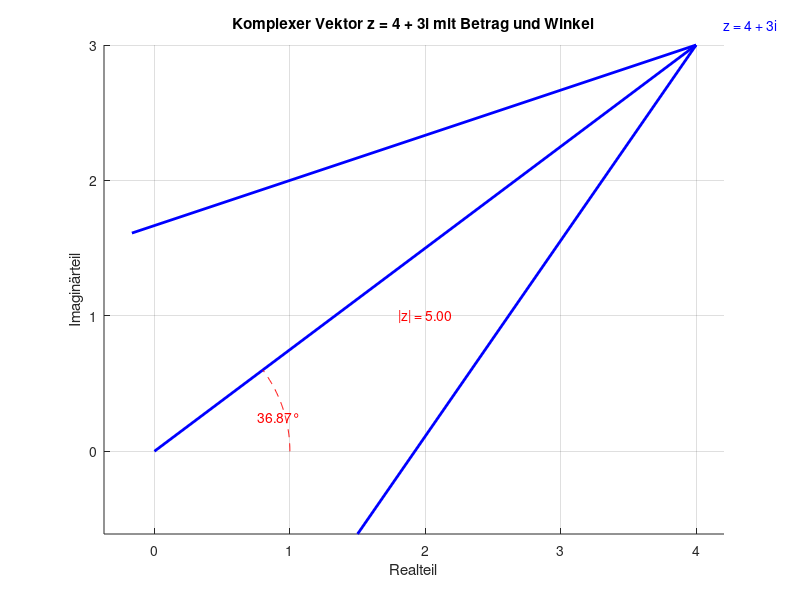

The MATLAB script that drew this image:
% Komplexe Zahl definieren
z = 4 + 3i;

% Real- und Imaginärteil
x = real(z);
y = imag(z);

% Betrag (Amplitude) und Winkel (Argument)
amplitude = abs(z);
theta_rad = angle(z);
theta_deg = rad2deg(theta_rad);

% Plot vorbereiten
figure;
hold on;
grid on;
axis equal;

% Vektor zeichnen (als Pfeil)
quiver(0, 0, x, y, 0, 'LineWidth', 2, 'Color', 'b', 'MaxHeadSize', 0.5);
text(x*1.05, y*1.05, ['z = 4 + 3i'], 'FontSize', 10, 'Color', 'b');

% Betrag beschriften
text(x/2, y/3, ['|z| = ' num2str(amplitude, '%.2f')], ...
    'FontSize', 10, 'Color', 'r', 'HorizontalAlignment', 'center');

% Winkelbogen einzeichnen
r_arc = 1;  % Radius des Winkelbogens
phi = linspace(0, theta_rad, 100);
plot(r_arc*cos(phi), r_arc*sin(phi), 'r--');

% Winkeltext
text(r_arc*0.8*cos(theta_rad/2), r_arc*0.8*sin(theta_rad/2), ...
     [num2str(theta_deg, '%.2f') '°'], 'FontSize', 10, 'Color', 'r');

% Achsen
xlabel('Realteil');
ylabel('Imaginärteil');
title('Komplexer Vektor z = 4 + 3i mit Betrag und Winkel');
